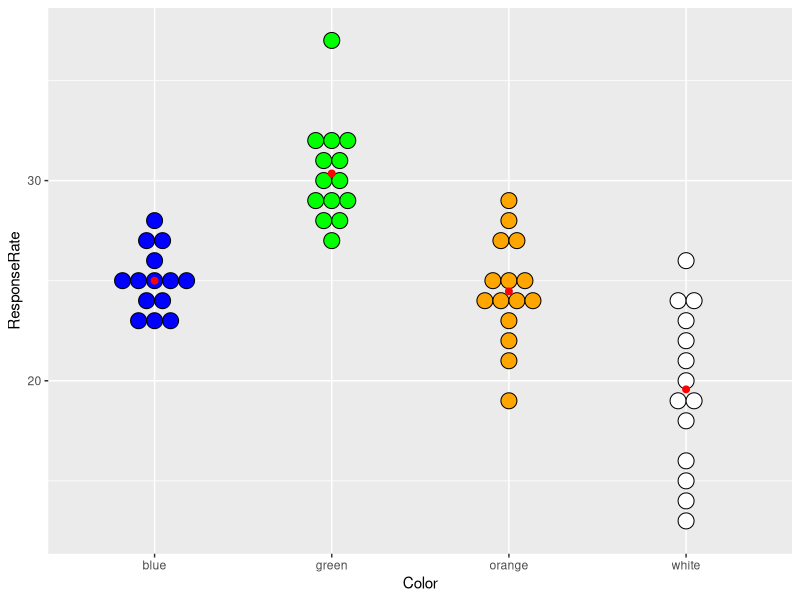
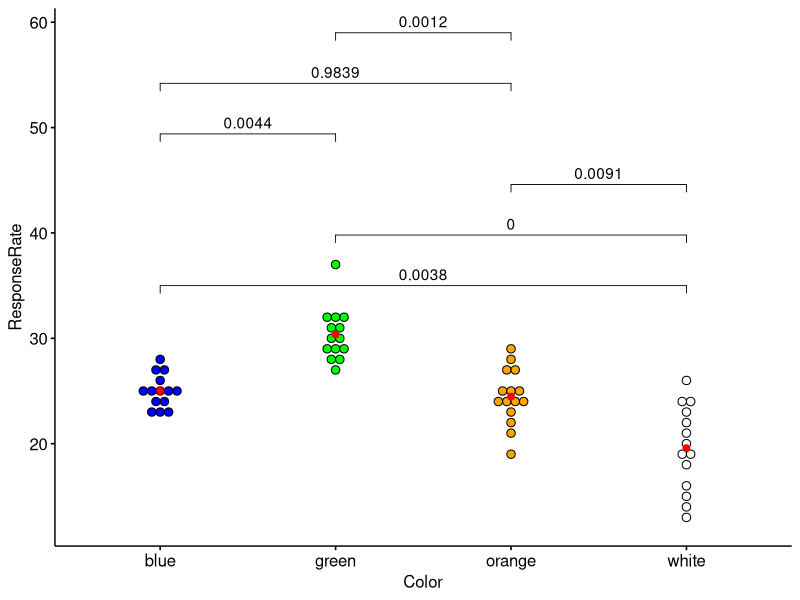

Source code (R) for these figures, in order:
## ---- chunk 1
library(magrittr)
library(ggplot2)

mydata = read.table("ColorStudy.txt", header=T)

dotplot <- ggplot(data = mydata,aes(x = Color,y = ResponseRate,fill = Color)) + 
   geom_dotplot(binaxis = "y",stackdir = "center",binpositions = "all",show.legend = FALSE)+
   scale_fill_manual(values = c("Blue","Green","Orange","White")) + 
   ylab("ResponseRate")+ 
   stat_summary(fun = mean,geom = "point",color = "red",show.legend = FALSE,size = 2)

dotplot
## ---- chunk 2
library(dplyr)
library(kableExtra)

blue <- mydata %>% filter(Color == "blue") %>% extract2("ResponseRate") 
green <- mydata %>% filter(Color == "green") %>% extract2("ResponseRate") 
orange <- mydata %>% filter(Color == "orange") %>% extract2("ResponseRate")
white <- mydata %>% filter(Color == "white") %>% extract2("ResponseRate")

fitted_values   <- c(rep(mean(blue),14),rep(mean(green),14),rep(mean(orange),15),rep(mean(white),14))
observed_colors <- c(blue,green,orange,white)

observed_colors_mean <- mean(observed_colors)
SSE                  <- sum((observed_colors-fitted_values)^2)
SSTR                 <- sum((fitted_values-observed_colors_mean)^2)
f_test_stat          <- (SSTR/(4-1)/(SSE/(57-4)))
p_value              <- pf(f_test_stat,3,53,lower.tail = FALSE)
decision_rule        <- qf(0.95,3,53)

test_display_table   <- data.frame("SSE" = SSE,"SSTR" = SSTR,"F_Statistic" = f_test_stat,
                                   "F_Statistic_Quantile" = decision_rule, "P_Value" = p_value)

test_display_table %>% 
   kable() %>% 
   kable_styling(bootstrap_options = "striped",full_width = FALSE,position = "center")

## ---- chunk 3
D_hat <- mean(white) - mean(orange)
MSE <- SSE/(57-4)
n_white <- mydata %>% filter(Color == "white") %>% select(Color) %>% nrow
n_orange <- mydata %>% filter(Color == "orange") %>% select(Color) %>% nrow
estm_var_D_hat <-MSE*((1/n_white)+(1/n_orange))
sd_D_hat <- sqrt(estm_var_D_hat)
t_stat <- D_hat/sd_D_hat
p_value <- pt(t_stat,53)
#if absolute value of t* is =< conclude H0 otherwise Ha
decision_rule <- qt(1-(0.05/2),53)

test_display_table   <- data.frame("D_hat" = D_hat,"Estimated_Variance_of_D_Hat" = estm_var_D_hat,"Standard_Deviation_of_D_Hat" = sd_D_hat,
                                   "T_Statistic_Quantile" = decision_rule,T_Statistic = t_stat, "P_Value" = p_value)

test_display_table %>% 
   kable() %>% 
   kable_styling(bootstrap_options = "striped",full_width = FALSE,position = "center")

## ---- chunk 4
library(ggpubr)
library(purrr)
comparisons <- list(c("white","blue"),c("white","green"),c("white","orange"),
                    c("blue","green"),c("blue","orange"),c("green","orange"))


mean1 = c(mean(white),mean(white),mean(white),
          mean(blue),mean(blue),mean(green))
mean2 = c(mean(blue),mean(green),mean(orange),
          mean(green),mean(orange),mean(orange))


D_hat_calculation <- function(mean1,mean2){
   D_hat <- mean1 - mean2
}

D_hat <- map2_dbl(mean1,mean2,D_hat_calculation)

n1 <- c(white %>% length,white %>% length,white %>% 
           length,blue %>% length,blue %>% length,green %>% length)
n2 <- c(blue %>% length,green %>% length,orange %>% 
           length,green %>% length,orange %>% length,orange %>% length)

estimated_sd_squared <- function(n1,n2){
   s_squared <- MSE*((1/n1)+(1/n2))
} 

est_sd_squared <- map2_dbl(n1,n2,estimated_sd_squared)
est_sd <- est_sd_squared %>% sqrt

test_stats_pairwise <- D_hat/est_sd

tukey_p_values <- 1-ptukey(abs(test_stats_pairwise),4,53)

T_family_stat <- qtukey(0.95,4,57-4)/sqrt(2) 

plot_table <- tibble("group1" = c("white","white","white","blue","blue","green"),"group2" = c("blue","green","orange","green","orange","orange"),p_values = tukey_p_values %>% round(4))

output_table <- data.frame("Pairwise_Combinations" = c(("White,Blue"),("White,Green"),("White,Orange"),("Blue,Green"),("Blue,Orange"),("Green,Orange")),  
                           "D_hat" = D_hat,"Estimated_Standard_Deviation" = est_sd,"Pairwise_Test_Statistics" = test_stats_pairwise,"Family_T_Statistic" = c(rep(T_family_stat,6)),"P_Values" = tukey_p_values)

output_table %>% 
   kable() %>% 
   kable_styling(bootstrap_options = "striped",full_width = FALSE,position = "center")

colormap <- c("blue","green","orange","white")
ggdotplot(mydata,"Color","ResponseRate",fill = "Color") + stat_pvalue_manual(plot_table,y.position = 35,step.increase = 0.2,label = "p_values")+scale_fill_manual(values = colormap)+theme(legend.position = "none")+stat_summary(fun = mean,geom = "point",color = "red",size = 2)
## ---- chunk 5
L_hat <- mean(white) - ((mean(white)+mean(blue)+mean(green)+mean(orange))/4)
ci_s <- ((3/4)^2)/14 + (-1/4)^2/14 + (-1/4)^2/14 + (-1/4)^2/15
var_L_hat <- MSE * ci_s
sd_L_hat <- sqrt(var_L_hat)
t_stat <- L_hat/sd_L_hat
p_value <- pt(t_stat,53) 
decision_rule <- qt(0.95,53)


test_display_table   <- data.frame("L_hat" = L_hat,"Estimated_Variance_of_L Hat" = var_L_hat,"Estimated_Standard_Deviation_of_L_Hat" = sd_L_hat,
                                   "T_Statistic_Quantile" = decision_rule, "P_Value" = p_value)

test_display_table %>% 
   kable() %>% 
   kable_styling(bootstrap_options = "striped",full_width = FALSE,position = "center")
